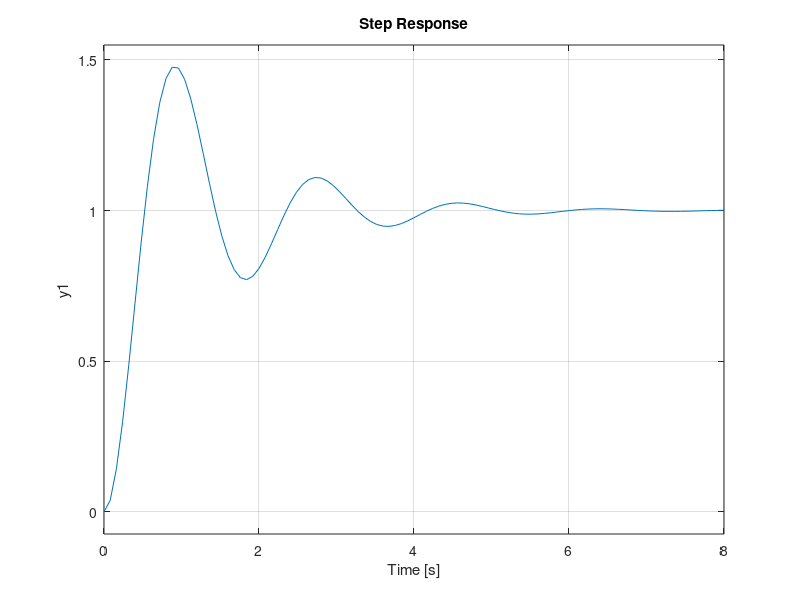

MATLAB code for this plot:
%------------------ Ejercicio 6 -----------------

pkg load control;

% DATOS
xi = 0.45594981;
wn = 3.529857617;
K = wn*wn;
Kh = 0.048911962;
a = xi*wn;
% scale = 

%Especificaciones de la respuesta transitoria
Mp = exp(-xi/(sqrt(1-xi^2))*pi);
tp = pi/(wn*sqrt(1-xi^2));
tr = (pi-acos(xi))/(wn*sqrt(1-xi^2));

%Defino G(s) y H(s)
G = tf([K], [1 a K]);

%Respuesta al escalón de T(s)
figure();
step(G);
hold on;
